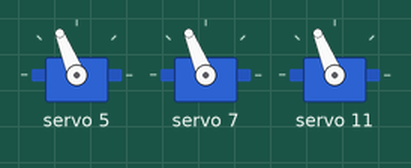
A sketch run on a simulated Arduino Uno, built with avr-gcc and run on an emulated ATmega328P. On the bench: 3 × servo. Random numbers use the default seed unless the sketch sets one.

Above: at 5.34 s.
At 12.7 s:
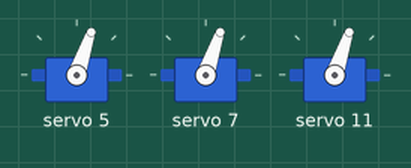
At 19.28 s:
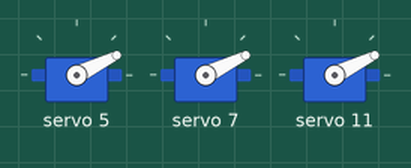
At 22.84 s:
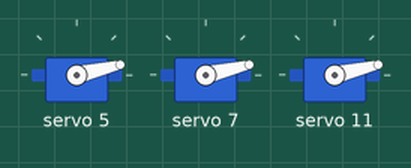
At 29.27 s:
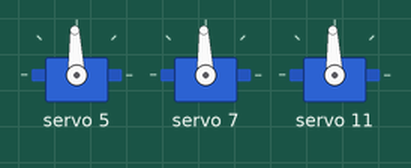
At 31.36 s:
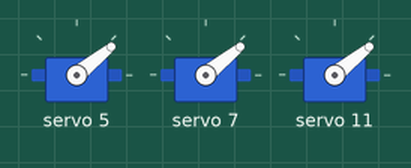
Timing chart, 0 to 40.0 s (numbered marks = the images above):
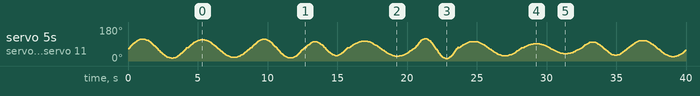

The sketch:

testservobreathing.ino
```cpp
#include <math.h>
#include <Wire.h>
#include <Adafruit_PWMServoDriver.h>

const int SERVO_MID = 300;        // Mid pulse (e.g. ~1500us)
const int SERVO_RANGE_MIN = 60;   // Min amplitude (~1200–1800 µs range)
const int SERVO_RANGE_MAX = 140;  // Max amplitude for more lifelike variation
const int SERVO_BREATH_PIN_1 = 5;
const int SERVO_BREATH_PIN_2 = 7;
const int SERVO_BREATH_PIN_3 = 11;

Adafruit_PWMServoDriver pwm = Adafruit_PWMServoDriver();

unsigned long lastCycleTime = 0;
float breathingPeriod = 5000.0;   // ms, will vary
int breathingAmplitude = 100;     // will vary

void setup() {
  pwm.begin();
  pwm.setPWMFreq(60);  // 60Hz for servos

  pwm.setPWM(SERVO_BREATH_PIN_1, 0, SERVO_MID);
  pwm.setPWM(SERVO_BREATH_PIN_2, 0, SERVO_MID);
  pwm.setPWM(SERVO_BREATH_PIN_3, 0, SERVO_MID);

  randomSeed(analogRead(0));  // Optional: more random on startup
  lastCycleTime = millis();
  chooseNewBreathParameters();
}

void chooseNewBreathParameters() {
  // Randomly choose new period and amplitude
  breathingAmplitude = random(SERVO_RANGE_MIN, SERVO_RANGE_MAX + 1);
  breathingPeriod = random(3000, 5000);  // 4–6.5 seconds per breath
}

void updateBreathingServo() {
  static unsigned long startTime = millis();
  unsigned long currentTime = millis();
  float elapsed = currentTime - startTime;

  float angleSin = sin(2 * M_PI * (elapsed / breathingPeriod));
  int pulse = SERVO_MID + (int)(breathingAmplitude * angleSin);

  pwm.setPWM(SERVO_BREATH_PIN_1, 0, pulse);
  pwm.setPWM(SERVO_BREATH_PIN_2, 0, pulse);
  pwm.setPWM(SERVO_BREATH_PIN_3, 0, pulse);

  // If a full cycle has passed, pick a new amplitude and period
  if ((currentTime - lastCycleTime) > breathingPeriod) {
    lastCycleTime = currentTime;
    startTime = currentTime;  // reset start of sine wave
    chooseNewBreathParameters();
  }
}

void loop() {
  updateBreathingServo();
  delay(75);
}
```
